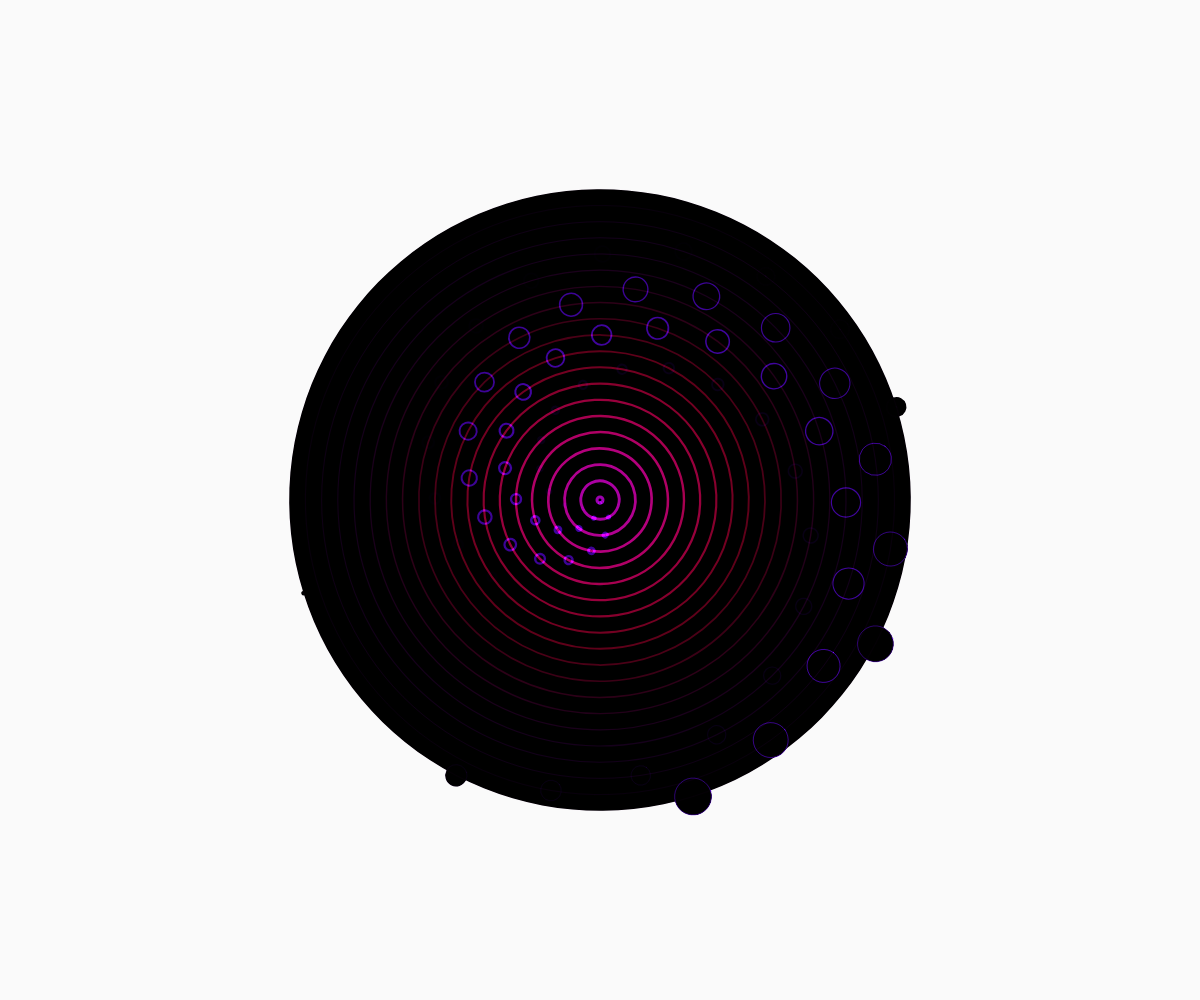
Frame 1 (no input)
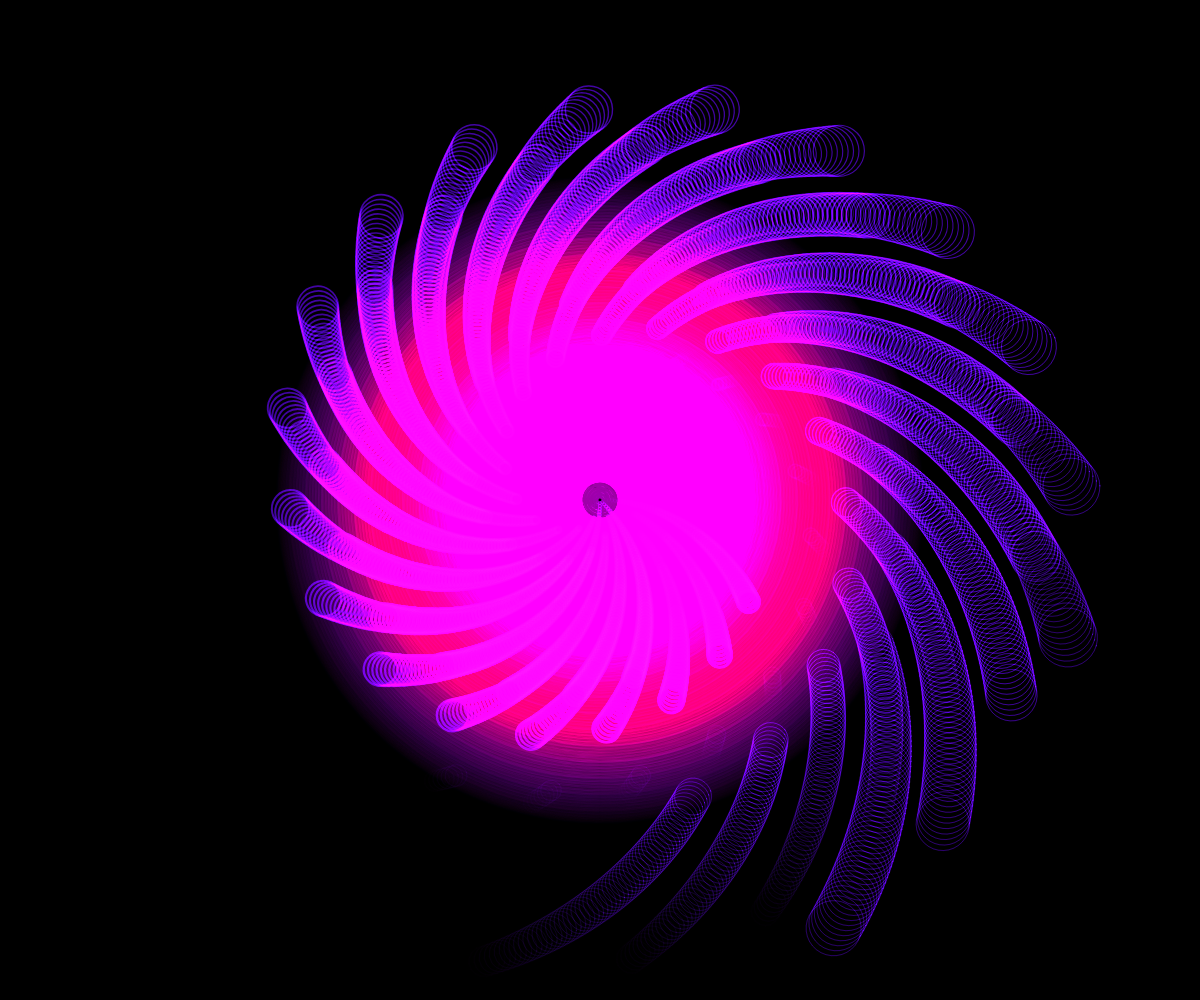
Frame 60 (no input)
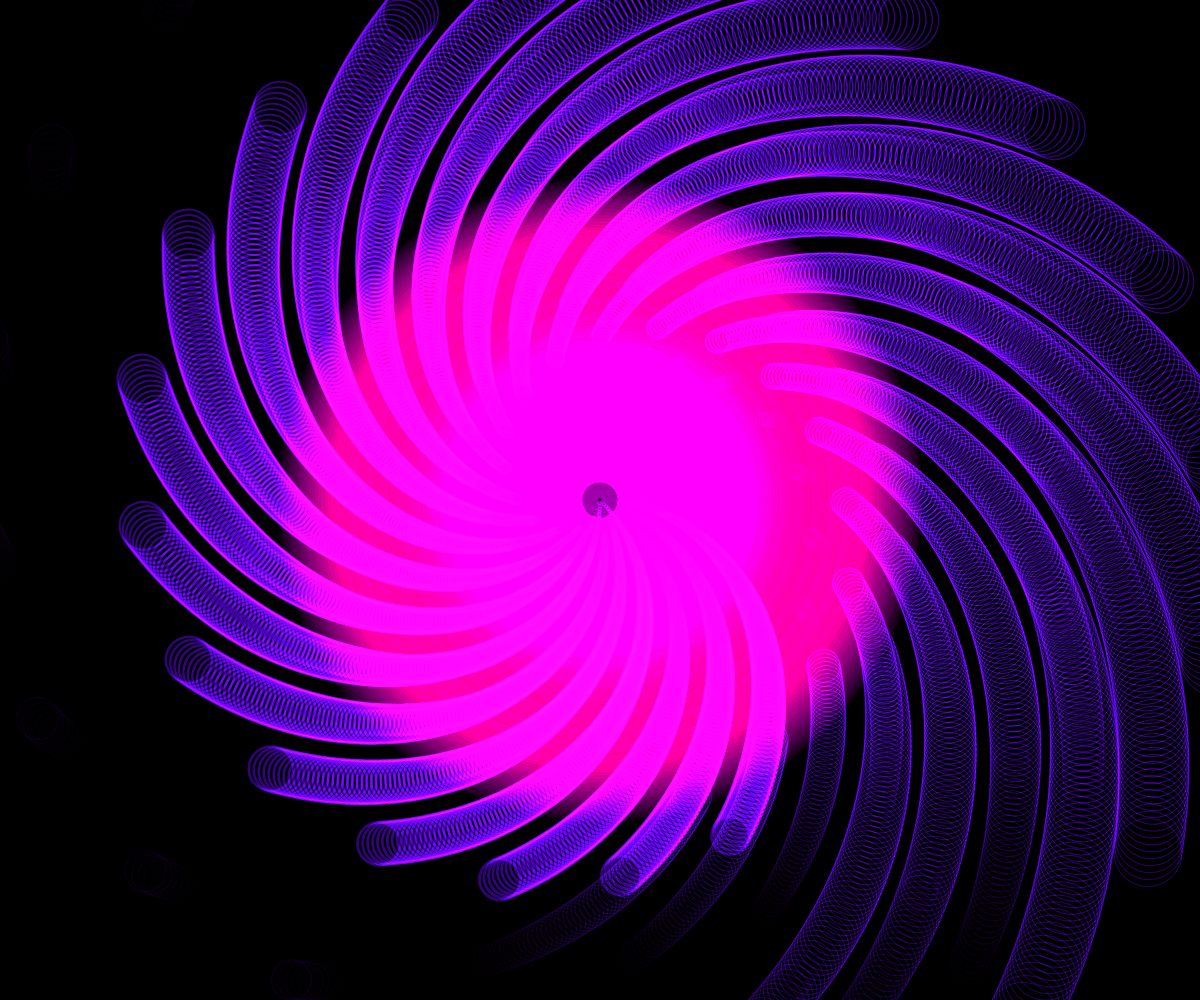
Frame 120 (the mouse pressed at the canvas centre since frame 60)

The p5.js sketch that drew these frames (run headless with seeded random() and noise() and a simulated clock; from frame 60 on, the mouse is pressed at the canvas centre):

// p5.js sketch
// ── sketch.js
let offset =220;
let dropAlpha=200;

function setup (){
    createCanvas(windowWidth, windowHeight)
    noFill()
    frameRate(40)
    blendMode(ADD); //using chat gpt for blend 
}
function draw(){
    background (0,0,0,5);
    translate(width/2,height/2);

    var maxRadius=324;
    var numRipples = 20;
    var angleOffset=frameCount*0.01;

    for (var i=0;i<numRipples;i++){
        var baseRadius=(i/numRipples)*maxRadius;
        var radius= baseRadius+(frameCount*3)
        var angle=(i/numRipples)*TWO_PI+angleOffset;

        push();
        rotate(angle);

        let alpha = 225-(radius/maxRadius)*225;
        //used gpt for this 
        if (radius < 0.05) alpha = 0; //avoiding overlapping of alpha and radius
        fill(0); // Use the same background color
        noStroke();
        ellipse(0, 0, 50, 50); // Adjust the size as needed
        let red = map(sin(angle + frameCount * 0.02), -1, 1, 100, 255);
        let blue = map(cos(angle + frameCount * 0.03), -1, 1, 50, 200);
        stroke(red, 0, blue, alpha);
        strokeWeight(map(baseRadius, 0, maxRadius, 3, 0.5));
        ellipse(0,0,radius*2,radius*2);

    for (var j=0;j<5;j++){
        var dropAngle=TWO_PI/8*j;
        var x= radius*cos(dropAngle);
        var y=radius*sin(dropAngle);
        var sinval=sin(frameCount*0.02+j);
        let dropSize = ((sinval + 1) / 2) * (radius / 8);
        stroke(90,5,225,dropAlpha*sinval);
        ellipse(x,y,dropSize,dropSize)

    }
    pop();
  }
    
}
